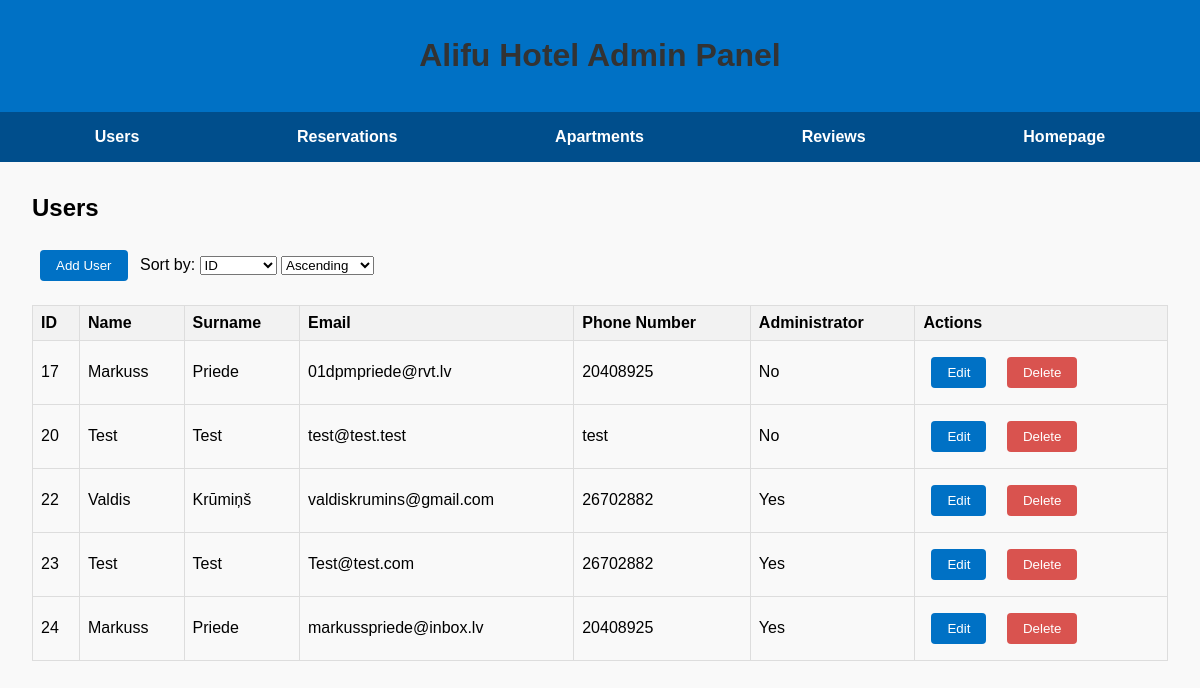
Screenshot of /admin.php (signed in) with the database file from the repository.
### tables this page shows
CREATE TABLE `users` (
  `id` int(11) UNSIGNED NOT NULL,
  `name` varchar(255) NOT NULL,
  `surname` varchar(255) NOT NULL,
  `email` varchar(255) NOT NULL,
  `personal_id` char(12) NOT NULL,
  `phone_number` varchar(20) NOT NULL,
  `password` varchar(200) NOT NULL,
  `total_reservations` int(11) UNSIGNED DEFAULT 0,
  `administrator` tinyint(1) DEFAULT 0,
  `created_at` timestamp NOT NULL DEFAULT current_timestamp(),
  `updated_at` timestamp NOT NULL DEFAULT current_timestamp() ON UPDATE current_timestamp()
);

### admin.php (the view, shortened to what this page needs)
<?php
include 'db_connection.php';
function getAllUsers($sort_by = 'id', $order = 'ASC') {
    global $conn;
    $valid_sort_columns = ['id', 'name', 'surname', 'email'];
    $sql = "SELECT * FROM users ORDER BY $sort_by $order";
    return $conn->query($sql)->fetch_all(MYSQLI_ASSOC);
}
$sort_users_by = isset($_GET['sort_users_by']) ? $_GET['sort_users_by'] : 'id';
$order_users = isset($_GET['order_users']) ? $_GET['order_users'] : 'ASC';
$users = getAllUsers($sort_users_by, $order_users);
?>
<!DOCTYPE html>
<html lang="en">
<head>
    <link rel="stylesheet" href="css/admin.css">
</head>
<body>
<header>
    <h1>Alifu Hotel Admin Panel</h1>
</header>
<nav>
    <a href="#users" data-section="users">Users</a>
    <a href="#reservations" data-section="reservations">Reservations</a>
    <a href="#apartments" data-section="apartments">Apartments</a>
    <a href="#reviews" data-section="reviews">Reviews</a>
    <a href="index.php">Homepage</a>
</nav>
<div class="container">
    <section id="users" class="active">
        <h2>Users</h2>
        <button onclick="document.getElementById('addUserForm').style.display='block'">Add User</button>
        <label for="sort_users_by">Sort by:</label>
        <select id="sort_users_by" onchange="sortUsers()">
            <option value="id" <?php echo ($sort_users_by == 'id') ? 'selected' : ''; ?>>ID</option>
        </select>
        <select id="order_users" onchange="sortUsers()">
            <option value="ASC" <?php echo ($order_users == 'ASC') ? 'selected' : ''; ?>>Ascending</option>
        </select>
        <table>
            <thead>
                <tr>
                    <th>ID</th>
                    <th>Name</th>
                    <th>Surname</th>
                    <th>Email</th>
                    <th>Phone Number</th>
                    <th>Administrator</th>
                    <th>Actions</th>
                </tr>
            </thead>
            <tbody>
                <?php foreach ($users as $user) : ?>
                <tr>
                    <td><?php echo htmlspecialchars($user['id']); ?></td>
                    <td><?php echo htmlspecialchars($user['name']); ?></td>
                    <td><?php echo htmlspecialchars($user['surname']); ?></td>
                    <td><?php echo htmlspecialchars($user['email']); ?></td>
                    <td><?php echo htmlspecialchars($user['phone_number']); ?></td>
                    <td><?php echo $user['administrator'] ? 'Yes' : 'No'; ?></td>
                    <td>
                        <button onclick="editUser(<?php echo $user['id']; ?>, '<?php echo htmlspecialchars($user['name']); ?>', '<?php echo htmlspecialchars($user['surname']); ?>', '<?php echo htmlspecialchars($user['email']); ?>', '<?php echo htmlspecialchars($user['phone_number']); ?>', <?php echo $user['administrator']; ?>)">Edit</button>
                        <form action="admin.php" method="post" style="display:inline;">
                            <button type="submit" class="delete-button">Delete</button>
                        </form>
                    </td>
                </tr>
                <?php endforeach; ?>
            </tbody>
        </table>
    </section>
</div>
</body>
</html>

### css/admin.css (style rules this page uses)
body { font-family: "Poppins", sans-serif; margin: 0; padding: 0; background-color: #f9f9f9; }
header { background-color: #0071c5; color: white; padding: 1rem; text-align: center; }
nav { display: flex; justify-content: space-around; background-color: #004e8c; padding: 1rem; }
nav a { color: white; text-decoration: none; font-weight: bold; }
.container { margin: 2rem; }
h1 { text-align: center; color: #333; }
button { background-color: #0071c5; color: white; border: none; padding: 0.5rem 1rem; border-radius: 4px; cursor: pointer; margin: 0.5rem; }
.delete-button { background-color: #d9534f; }
section { display: none; }
.active { display: block; }
table { width: 100%; border-collapse: collapse; margin: 1rem 0; }
table, th, td { border: 1px solid #ddd; }
th, td { padding: 0.5rem; text-align: left; }
th { background-color: #f2f2f2; }
form { margin: 1rem 0; }
form button { padding: 0.5rem 1rem; margin-right: 1rem; }

### rows the page displays
users: id "17", name "Markuss", surname "Priede", email "01dpmpriede@rvt.lv", phone_number "20408925", administrator "No"
users: id "20", name "Test", surname "Test", email "test@test.test", phone_number "test", administrator "No"
users: id "22", name "Valdis", surname "Krūmiņš", email "valdiskrumins@gmail.com", phone_number "26702882", administrator "Yes"
users: id "23", name "Test", surname "Test", email "Test@test.com", phone_number "26702882", administrator "Yes"
users: id "24", name "Markuss", surname "Priede", email "markusspriede@inbox.lv", phone_number "20408925", administrator "Yes"
